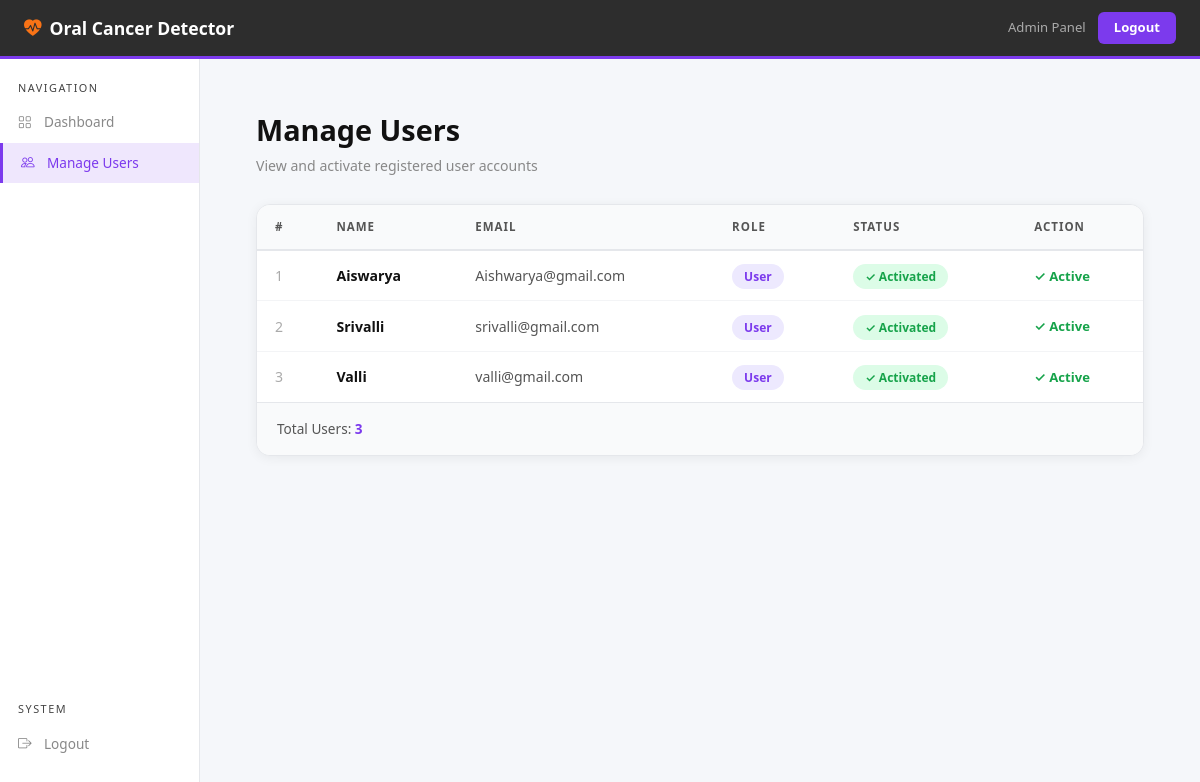
Page /view_registered_users/ on the committed database.
### users/models.py (models this page shows, shortened)
class UserRegistrationModel(models.Model):
    name = models.CharField(max_length=100)
    loginid = models.CharField(unique=True, max_length=100)
    password = models.CharField(max_length=100)
    mobile = models.CharField(unique=True, max_length=100)
    email = models.CharField(unique=True, max_length=100)
    locality = models.CharField(max_length=100)
    address = models.CharField(max_length=1000)
    city = models.CharField(max_length=100)
    state = models.CharField(max_length=100)
    status = models.CharField(max_length=100)
    role = models.CharField(max_length=50, default='user')
    class Meta:
        db_table = 'UserRegistrations'

### admins/views.py (the view)
# urls.py: path('view_registered_users/', admins_views.view_registered_users,
def view_registered_users(request):
    data = UserRegistrationModel.objects.all()
    return render(request, 'admins/view_registered_users.html', {'data': data})

### templates/admins/view_registered_users.html (shortened to what this page needs)
{% extends 'admins/admin_base.html' %}
{% load static %}
{% block user_list %}active{% endblock %}
{% block content %}
<div class="users-wrap">
    <div class="page-title">Manage Users</div>
    <div class="page-sub">View and activate registered user accounts</div>
    <div class="users-table-card">
        <table class="users-table">
            <thead>
                <tr>
                    <th>#</th>
                    <th>Name</th>
                    <th>Email</th>
                    <th>Role</th>
                    <th>Status</th>
                    <th>Action</th>
                </tr>
            </thead>
            <tbody>
                {% for user in data %}
                <tr>
                    <td style="color:#aaa;">{{ forloop.counter }}</td>
                    <td><strong>{{ user.name }}</strong></td>
                    <td style="color:#555;">{{ user.email }}</td>
                    <td>
                        {% if user.role == 'admin' %}
                            <span class="badge-admin">Admin</span>
                        {% else %}
                            <span class="badge-user">User</span>
                        {% endif %}
                    </td>
                    <td>
                        {% if user.status == 'waiting' %}
                            <span class="badge-pending">⏳ Pending</span>
                        {% else %}
                            <span class="badge-activated">✓ Activated</span>
                        {% endif %}
                    </td>
                    <td>
                        {% if user.status == 'waiting' %}
                            <a href="/AdminActivaUsers/?uid={{ user.id }}" class="btn-activate">Activate</a>
                        {% else %}
                            <span style="color:#16a34a; font-size:0.82rem; font-weight:600;">✓ Active</span>
                        {% endif %}
                    </td>
                </tr>
                {% empty %}
                <tr>
                    <td colspan="6" class="empty-state">No registered users found.</td>
                </tr>
                {% endfor %}
            </tbody>
        </table>
        {% if data %}
        <div class="total-row">
            Total Users: <strong>{{ data|length }}</strong>
        </div>
        {% endif %}
    </div>
</div>
{% endblock %}

### templates/admins/admin_base.html (shortened to what this page needs)
{% load static %}
<!DOCTYPE html>
<html lang="en">
<head>
    <link href="{% static 'vendor/bootstrap/css/bootstrap.min.css' %}" rel="stylesheet">
    <link href="{% static 'vendor/bootstrap-icons/bootstrap-icons.css' %}" rel="stylesheet">
</head>
<body>
<nav class="top-nav">
    <a href="{% url 'admin_home' %}" class="brand">
        <i class="bi bi-heart-pulse-fill"></i> Oral Cancer Detector
    </a>
    <div class="right">
        <span class="admin-label">Admin Panel</span>
        <a href="{% url 'admin_login' %}" class="btn-logout">Logout</a>
    </div>
</nav>
<div class="admin-layout">
    <div class="sidebar">
        <div class="sidebar-section">Navigation</div>
        <ul class="sidebar-nav">
            <li>
                <a href="{% url 'admin_home' %}" class="{% block dashboard_active %}{% endblock %}">
                    <i class="bi bi-grid"></i> Dashboard
                </a>
            </li>
            <li>
                <a href="{% url 'view_registered_users' %}" class="{% block user_list %}{% endblock %}">
                    <i class="bi bi-people"></i> Manage Users
                </a>
            </li>
        </ul>
        <div class="sidebar-section" style="margin-top: auto;">System</div>
        <ul class="sidebar-nav">
            <li>
                <a href="{% url 'admin_login' %}">
                    <i class="bi bi-box-arrow-right"></i> Logout
                </a>
            </li>
        </ul>
    </div>
    <div class="main-content">
        {% block content %}
        {% endblock %}
    </div>
</div>
</body>
</html>

### templates/admins/admin_base.html (style rules this page uses)
* { margin: 0; padding: 0; box-sizing: border-box; }
body { background: #f5f7fa; color: #111; font-family: 'Segoe UI', Inter, sans-serif; min-height: 100vh; display: flex; flex-direction: column; }
.top-nav { background: #2d2d2d; border-bottom: 3px solid #7c3aed; padding: 12px 24px; display: flex; align-items: center; justify-content: space-between; position: fixed; top: 0; left: 0; right: 0; z-index: 100; }
.top-nav .brand { font-size: 1.1rem; font-weight: 700; color: #fff; text-decoration: none; display: flex; align-items: center; gap: 8px; }
.top-nav .brand i { color: #f97316; }
.top-nav .right { display: flex; align-items: center; gap: 12px; }
.top-nav .admin-label { color: #aaa; font-size: 0.82rem; }
.btn-logout { background: #7c3aed; color: #fff; border: none; padding: 6px 16px; border-radius: 6px; font-size: 0.82rem; font-weight: 600; text-decoration: none; cursor: pointer; }
.admin-layout { display: flex; padding-top: 48px; min-height: 100vh; }
.sidebar { width: 200px; background: #ffffff; border-right: 1px solid #e5e7eb; position: fixed; top: 48px; left: 0; bottom: 0; padding: 20px 0; display: flex; flex-direction: column; }
.sidebar-section { padding: 12px 18px 6px; font-size: 0.68rem; color: #444; letter-spacing: 1.5px; text-transform: uppercase; }
.sidebar-nav { list-style: none; padding: 0; }
.sidebar-nav li a { display: flex; align-items: center; gap: 10px; padding: 10px 18px; color: #888; text-decoration: none; font-size: 0.85rem; transition: all 0.2s; }
.sidebar-nav li a.active { background: rgba(124,58,237,0.12); color: #7c3aed; border-left: 3px solid #7c3aed; }
.sidebar-nav li a i { width: 16px; }
.main-content { margin-left: 200px; flex: 1; padding: 28px; }

### templates/admins/view_registered_users.html (style rules this page uses)
.users-wrap { padding: 32px 28px; }
.page-title { font-size: 1.8rem; font-weight: 700; color: #111; margin-bottom: 4px; }
.page-sub { color: #888; font-size: 0.88rem; margin-bottom: 28px; }
.users-table-card { background: #fff; border: 1px solid #e5e7eb; border-radius: 14px; overflow: hidden; box-shadow: 0 2px 12px rgba(0,0,0,0.06); }
.users-table { width: 100%; border-collapse: collapse; }
.users-table thead tr { background: #f9fafb; border-bottom: 2px solid #e5e7eb; }
.users-table thead th { padding: 13px 18px; font-size: 0.72rem; font-weight: 700; color: #555; letter-spacing: 1px; text-transform: uppercase; text-align: left; }
.users-table tbody tr { border-bottom: 1px solid #f3f4f6; transition: background 0.15s; }
.users-table tbody tr:last-child { border-bottom: none; }
.users-table tbody td { padding: 14px 18px; font-size: 0.88rem; color: #111; vertical-align: middle; }
.badge-user { background: #ede9fe; color: #7c3aed; padding: 4px 12px; border-radius: 20px; font-size: 0.75rem; font-weight: 600; }
.badge-activated { background: #dcfce7; color: #16a34a; padding: 4px 12px; border-radius: 20px; font-size: 0.75rem; font-weight: 600; }
.total-row { padding: 16px 20px; background: #f9fafb; border-top: 1px solid #e5e7eb; font-size: 0.85rem; color: #555; }
.total-row strong { color: #7c3aed; }

### rows in the picture
UserRegistrationModel: name "Aiswarya", email "Aishwarya@gmail.com", role "User", status "✓ Activated"
UserRegistrationModel: name "Srivalli", email "srivalli@gmail.com", role "User", status "✓ Activated"
UserRegistrationModel: name "Valli", email "valli@gmail.com", role "User", status "✓ Activated"

### other values in the picture
{{ data|length }} "3"
